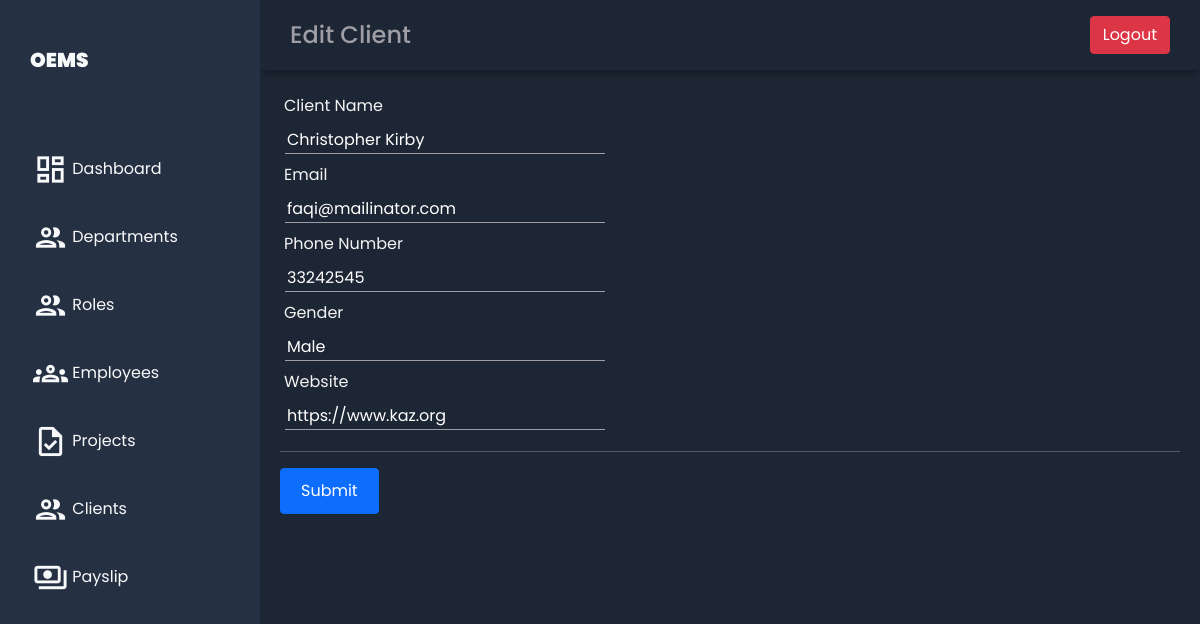
Page /edit_client/2 on the committed database.
### emp_app/models.py (models this page shows, shortened)
class Client(models.Model):
    client_name = models.CharField(max_length=255, null= False)
    client_email = models.EmailField(max_length=255, blank = True)
    client_phone = models.IntegerField(default=0)
    gender= models.CharField(max_length=255, null= False)
    website = models.CharField(max_length=255)

### emp_app/views.py (the view, shortened to what this page needs)
# urls.py: path('edit_client/<int:id>', edit_client, name="edit_client"),
def edit_client(request,id):
    client = Client.objects.get(id=id)
    context = {
        "client": client
    }
    return render(request, 'clients/edit_client.html', context)

### templates/clients/edit_client.html (shortened to what this page needs)
{% extends "employees/base.html" %}
{% load static %}
{% block header %}Edit Client{% endblock %}
{% block content %}
 <link rel="stylesheet" href="{% static '/css/add_client.css' %}">
<main class="main-container">
  <form action="" method="post">
    <label for="client_name">Client Name</label><br >
    <input
      type="text"
      id="client_name"
      name="client_name"
      value="{{ client.client_name }}"
      class="text-white"><br>
    <label for="client_email">Email</label><br>
    <input
      type="client_email"
      id="client_email"
      name="client_email"
      value="{{ client.client_email }}"
      class="text-white"><br>
    <label for="client_phone">Phone Number</label><br >
    <input
      type="number"
      id="client_phone"
      name="client_phone"
      value="{{ client.client_phone }}"
      class="text-white"><br>
    <label for="gender">Gender</label><br >
    <input
      type="text"
      id="gender"
      name="gender"
      value="{{ client.gender }}"
      class="text-white"><br>
    <label for="website">Website</label><br >
    <input
      type="text"
      id="website"
      name="website"
      value="{{ client.website }}"
      class="text-white"><br>
    <hr>
    <button type="submit" class="btn btn-primary">Submit</button>
  </form>
</main>
{% endblock %}

### static/css/base.css (style rules this page uses)
body { margin: 0; padding: 0; background-color: #1d2634; color: #9e9ea4; font-family: 'Poppins', sans-serif; }

### static/css/add_client.css (style rules this page uses)
.main-container { grid-area: main; overflow-y: auto; padding: 20px 20px; color: rgba(255, 255, 255, 0.95); }
.main-container label { margin: 4px; }
.main-container input { margin: 5px; background-color: #1d2634; border: none; border-bottom: 1px solid #9e9ea4; }
.main-container button { padding: 10px 20px ; }

### rows in the picture
Client: client_name "Christopher Kirby", client_email "faqi@mailinator.com", client_phone "33242545", gender "Male", website "https://www.kaz.org"
